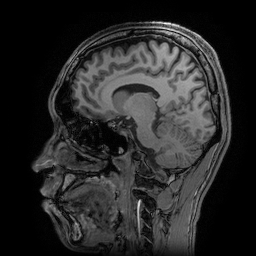
#> input picture 2026年度_B4課題引継ぎ/No.6_Denoising/data/original.pgm, 256 x 256 px
$ jupyter execute add_noise.ipynb
#> lines starting #> are read from the running program, lines starting #| are printed output that depends on the picture
# No.6 ガウスノイズ付加

デノイジング演習の準備として、クリーンな画像にガウスノイズを付加します。

[cell 1]
import numpy as np
import skimage.io
import skimage.metrics
import matplotlib.pyplot as plt
import japanize_matplotlib

[cell 2]
noise_sigma = 0.05  # ノイズ標準偏差

A = skimage.io.imread('data/original.pgm').astype(float) / 255.0
#> A: shape (256, 256) float64; min 0, max 1, mean 0.156

rng = np.random.default_rng(seed=0)
noise = rng.normal(0, noise_sigma, A.shape)
An = np.clip(A + noise, 0, 1)
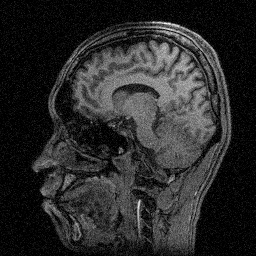
#> An: shape (256, 256) float64; min 0, max 0.976, mean 0.164

psnr = skimage.metrics.peak_signal_noise_ratio(A, An, data_range=1.0)
#> psnr = 27.17
print(f'Noisy PSNR: {psnr:.2f} dB')
#| Noisy PSNR: 27.17 dB

fig, axes = plt.subplots(1, 3, figsize=(15, 4))
axes[0].imshow(A, cmap='gray', vmin=0, vmax=1)
axes[0].set_title('Original')
axes[0].axis('off')
axes[1].imshow(An, cmap='gray', vmin=0, vmax=1)
axes[1].set_title(f'Noisy (σ={noise_sigma}, PSNR={psnr:.1f}dB)')
axes[1].axis('off')
axes[2].imshow(noise, cmap='bwr', vmin=-3*noise_sigma, vmax=3*noise_sigma)
axes[2].set_title('Noise (赤=正, 青=負)')
axes[2].axis('off')
fig.tight_layout()
plt.show()
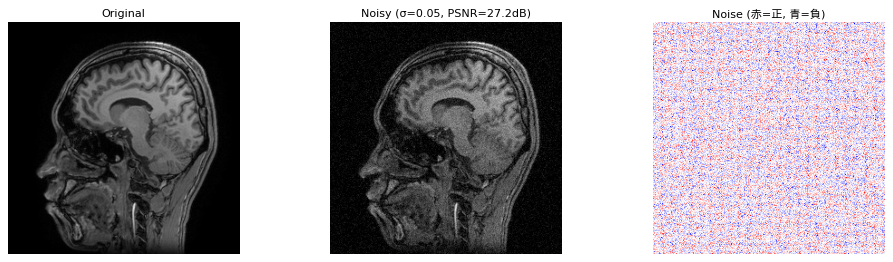
#> figure drawn by matplotlib, 3 panels

sigma_tag = f'{int(noise_sigma*1000):04d}'
out_path = f'data/noisy_{sigma_tag}.pgm'
skimage.io.imsave(out_path, (An * 255).astype(np.uint8))
print(f'{out_path} を保存しました（denoise_bm3d.ipynb で使用）')
